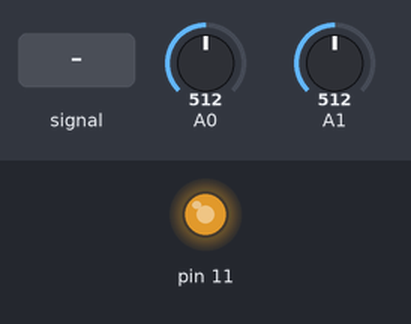
This sketch was run on a simulated Arduino Uno, built with avr-gcc and run on an emulated ATmega328P. Shown: output pins drawn as LEDs (lit = HIGH). The test bench sets the inputs (shaded band); at power-on: A0 = 512, A1 = 512.

Above: at 0.01 s.
At 1.2 s:
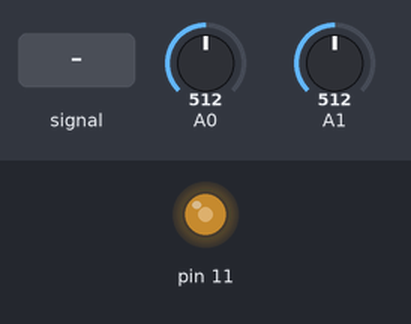
1.3 s: A0 fed a 200 Hz sine of ±81 counts around its level
Timing chart, 0 to 2.7 s (numbered marks = the images above; inputs shaded):
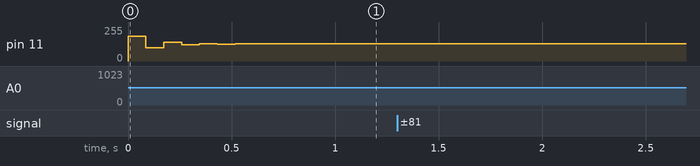

The sketch:

arduino_signalbehandling.ino
```cpp
/* Arduino Realtime Audio Processing
   2 ADC 8-Bit Mode
   analog input 0 is used to sample the audio signal
   analog input 1 is used to control an audio effect
   PWM DAC with Timer2 as analog output

   Original idea:
   KHM 2008 / Lab3/  Martin Nawrath nawrath@khm.de
   Kunsthochschule fuer Medien Koeln
   Academy of Media Arts Cologne

   Redeveloped by Niklas Rönnberg
   Linköping university
   For the course Ljudteknik 1
 */

// Inkludera math, för att kunna använda M_PI, round osv
#include <math.h>

// cbi betyder Clear Bit i I/O-registret och sätter specifik bit till 0
// sbi betyder Set Bit i I/O-registret och sätter specifik bit till 1
// Definiera cbi och sbi
#define cbi(sfr, bit) (_SFR_BYTE(sfr) &= ~_BV(bit))
#define sbi(sfr, bit) (_SFR_BYTE(sfr) |= _BV(bit))

// Definiera globala variabler som kommer att användas till delning av interruptservicen
boolean div32;
boolean div16;

// Definiera globala variabler
volatile boolean sampleFlag; // Sampleflaggan
volatile byte badc0; // Det samplade ljudvärdet, byte AD-konverterare kanal 0
volatile byte badc1; // Det samplade potentiometervärdet, kanal 1
volatile byte ibb; // Global interruptvariabel

int bufferIndex; // Index i SRAM buffer
int bufferIndex2; // Alternativ index
float alphaFilter;

int soundSampleFromADC; // Variabel för att läsa samplevärde från ADCn
int soundSampleFromSramBuffer; // Variabel för att läsa samplevärde från SRAM buffer
byte sramBufferSampleValue; // sparat samplevärde i SRAM buffer

byte sramBuffer[512]; // SRAM buffer, "ljudminne", 8-bitar


// setup() är en funktion som körs en, och endast en gång, när Arduinot startas eller resetas. Den används för att initiera variabler, pinmodes etc. Void används då funktionen inte förväntas returnera något.
void setup()
{
  fillSramBufferWithWaveTable(); // Fyll SRAM-bufferten
  Serial.begin(57600);        // connect to the serial port
  // Atmega32 har tre register för ADC - ADCSRA , ADMUX and ADCW
  // Det är snabbare att manipulera portar och pinnar med AVR-kod
  // jämfört mot Arduinos digitalWrite()-funktion.

  // set adc prescaler to 64 for 19kHz sampling frequency
  // ADCSRA står för ADC Control and Status Register A
  cbi(ADCSRA, ADPS2);
  sbi(ADCSRA, ADPS1);
  sbi(ADCSRA, ADPS0);

  // ADMUX är lågnivåskontroll av analog-till-digital-konverterarna.
  // ADMUX är ett 8-bitars tal som innehåller ADCH-register
  // ADMUX står för ADC Multiplexer Selection Register
  sbi(ADMUX,ADLAR);  // 8-Bit ADC in ADCH Register
  sbi(ADMUX,REFS0);  // VCC Reference
  cbi(ADMUX,REFS1);
  cbi(ADMUX,MUX0);   // Set Input Multiplexer to Channel 0
  cbi(ADMUX,MUX1);
  cbi(ADMUX,MUX2);
  cbi(ADMUX,MUX3);

  // TCCRnA och TCCRnB är kontrollregister för timer/räknare
  // Timer2s PWM-mode sätts till fast PWM
  cbi(TCCR2A, COM2A0); // Toggle on Compare Match
  sbi(TCCR2A, COM2A1);
  sbi(TCCR2A, WGM20); // waveform generation mode
  sbi(TCCR2A, WGM21);
  cbi(TCCR2B, WGM22);

  // Timer2 Clock Prescaler to : 1
  sbi(TCCR2B, CS20);
  cbi(TCCR2B, CS21);
  cbi(TCCR2B, CS22);

  // Timer2 PWM Port Enable
  sbi(DDRB,3); // Sätt digitalpin 11 till PWM för att användas som analogutgång (OCR2A)

  cbi(TIMSK0,TOIE0); // Inaktiverar Timer0 Interrupt
  sbi(TIMSK2,TOIE2); // Aktiverar Timer2 Interrupt

  // Tilldela variabel soundSampleFromADC ett samplevärde från ADCn
  soundSampleFromADC = badc0;
}


// loop() är en funktion som körs om och om igen efter att Arduinot har startats och setup() har initierat Arduinot. Detta är huvudfunktionen och den körs så snabbt/ofta det går enligt klockfrekvensen i Arduinot. Normal klockfrekvens är 16MHz.
void loop()
{
  // Vänta på samplevärde från analog-till-digital-konverteraren
  // en samplingscykel 15625 KHz = 65 mikrosekunder
  while (!sampleFlag) {
  }
  soundSampleFromADC = badc0;

  //soundSampleFromADC = soundSampleFromADC - 127;

  /* Overdrive
  soundSampleFromADC = soundSampleFromADC - 127
  soundSampleFromADC = (1 + badc1 / 4) * soundSampleFromADC;
  soundSampleFromADC = soundSampleFromADC + 127;

  if (soundSampleFromADC < 0)
    soundSampleFromADC = 0;
  else if (soundSampleFromADC > 255)
    soundSampleFromADC = 255;

  sramBufferSampleValue = soundSampleFromADC;
  */
  /* Flanger
  bufferIndex++;
  bufferIndex = bufferIndex % 512;
  bufferIndex2 = (bufferIndex - badc1);
  bufferIndex2 = bufferIndex2 & 511;

  sramBuffer[bufferIndex] = soundSampleFromADC;
  soundSampleFromSramBuffer = sramBuffer[bufferIndex2];
  sramBufferSampleValue = ((soundSampleFromADC - 127) + (soundSampleFromSramBuffer - 127)) / 2 + 127;
  */
  //Reverb
  bufferIndex++;
  bufferIndex = bufferIndex % 512;
  soundSampleFromSramBuffer = sramBuffer[bufferIndex];

  soundSampleFromSramBuffer = (soundSampleFromSramBuffer - 127) * (-1);


  alphaFilter = map(badc1, 0, 255, 0, 240);
  alphaFilter = alphaFilter / 255;
  soundSampleFromSramBuffer = soundSampleFromSramBuffer * alphaFilter;

  soundSampleFromADC = (soundSampleFromADC - 127);
  soundSampleFromADC = (soundSampleFromADC + soundSampleFromSramBuffer) + 127;

  if (soundSampleFromADC < 0)
    soundSampleFromADC = 0;
  else if (soundSampleFromADC > 255)
    soundSampleFromADC = 255;

  sramBufferSampleValue = soundSampleFromADC;
  sramBuffer[bufferIndex] = soundSampleFromADC;

  OCR2A = sramBufferSampleValue;
  sampleFlag = false;  // Sätt samplingsflaggan till false för att invänta nästa sample


}


// Funktion för att fylla SRAM buffern med en vågform
void fillSramBufferWithWaveTable(){


}


// Timer2, interruptservice 62.5 KHz
// Här samplas analogingång 0 (ljudingången) och analogingång 1 (potentiometern) 16Mhz / 256 / 2 / 2 = 15625 Hz
ISR(TIMER2_OVF_vect) {
  div32=!div32; // Dela timer2s frekvens med 2 till 31.25kHz genom att toggla div32 mellan 0 och 1 och gör bara något när div32 är 1
  if (div32){
    div16=!div16; //  Dela timer2 igen på samma sätt
    if (div16) {
    // Sampla kanal 0 och 1 varannan gång så att båda kanalerna samplas i 15.6kHz
      badc0 = ADCH; // Sampla ADC kanal 0
      sbi(ADMUX,MUX0); // Sätt multiplex till kanal 1 (med hjälp av sbi)
      sampleFlag = true; // Sätt samplingsflaggan till true då ljudet har samplats en gång
    }
    else
    {
      badc1 = ADCH; // Sampla ADC kanal 1
      cbi(ADMUX,MUX0); // Sätt multiplex till kanal 0 (med hjälp av cbi)
    }
    ibb++; // Kort fördröjning innan nästa conversion
    ibb--;
    ibb++;
    ibb--;
    sbi(ADCSRA,ADSC); // Starta nästa conversion
  }
}
```
